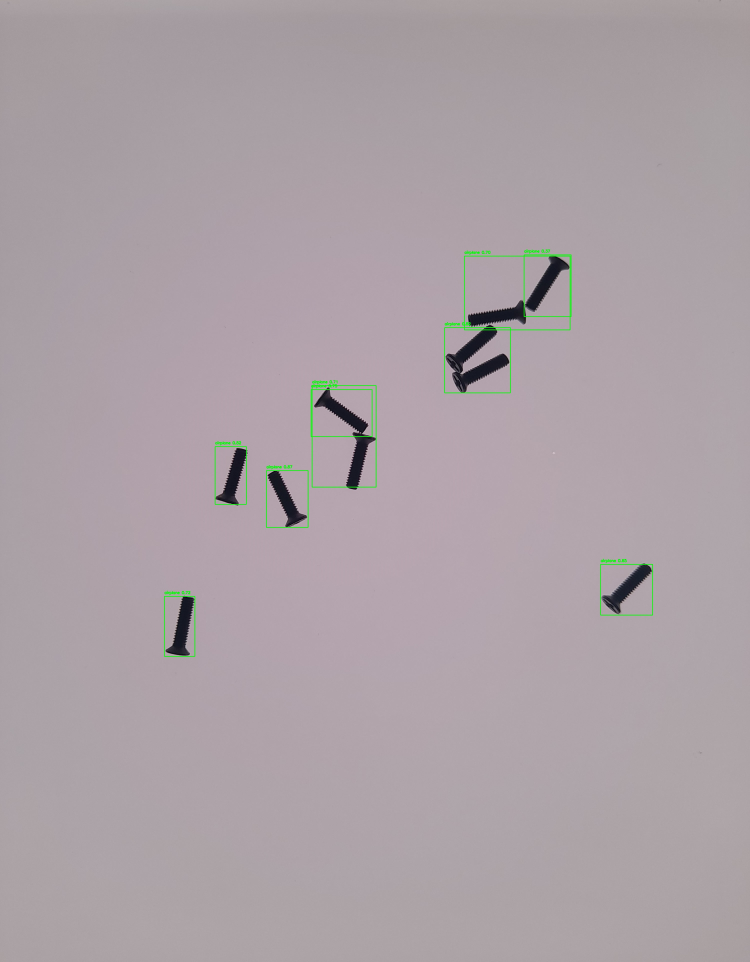
#> input picture M_Bharath_kumar/AI/output.jpg, 3000 x 3848 px (shown at 1/4 size)
$ python -i Non_AI.py   (imports and definitions only)
#> lines starting #> are read from the running program, lines starting #| are printed output that depends on the picture; after the words box and inside, x2 and y2 are one past the last pixel; in counts of white or black regions, pixels touching at a corner belong together

import cv2
import numpy as np
import sys


# added padding with background colour to prevent edge-clipping of objects
def _add_border(img: np.ndarray, size: int = 30) -> np.ndarray:

    bg = img[10, 10].tolist()
    return cv2.copyMakeBorder(img, size, size, size, size,
                              cv2.BORDER_CONSTANT, value=bg)


def _watershed_split(mask: np.ndarray, dist_thresh: float = 0.45) -> int:

    dist = cv2.distanceTransform(mask, cv2.DIST_L2, 5)
    if dist.max() == 0:
        return 1
    _, sure_fg = cv2.threshold(dist, dist_thresh * dist.max(), 255, 0)
    sure_fg    = np.uint8(sure_fg)
    sure_bg    = cv2.dilate(mask, np.ones((3, 3), np.uint8), iterations=2)
    unknown    = cv2.subtract(sure_bg, sure_fg)
    _, markers = cv2.connectedComponents(sure_fg)
    markers    = markers + 1
    markers[unknown == 255] = 0
    bgr        = cv2.cvtColor(mask, cv2.COLOR_GRAY2BGR)
    markers    = cv2.watershed(bgr, markers)
    return len([u for u in np.unique(markers) if u > 1])


def _draw_filled(canvas: np.ndarray, contour, color, alpha: float = 0.35):
    """Semi-transparent filled contour drawn onto canvas in-place."""
    overlay = canvas.copy()
    cv2.drawContours(overlay, [contour], -1, color, -1)
    cv2.addWeighted(overlay, alpha, canvas, 1 - alpha, 0, canvas)


def _classify_and_count(area: float, single_area: float,
                        comp_mask: np.ndarray,
                        ws_dist_thresh: float = 0.45):

    ratio = area / single_area
    if ratio < 1.6:
        return 1, 1
    elif ratio < 4.0:
        return max(2, round(ratio)), 2
    else:
        ws  = _watershed_split(comp_mask, dist_thresh=ws_dist_thresh)
        est = max(2, round(ratio * 0.9))   # slight downward bias
        return max(ws, est), 3


#  SCREW COUNTER
def count_screws(image_path: str,
                 debug_output: str   = None,
                 single_screw_area: int = 3506,
                 min_area: int          = 500,
                 border: int            = 30) -> int:

#> called with image_path = '../../M_Bharath_kumar/AI/output.jpg', single_screw_area = 3506, min_area = 500, border = 30
    raw = cv2.imread(image_path)
#> raw is the input picture: shape (3848, 3000, 3); mean B, G, R 166.2, 160.8, 171.3
    if raw is None:
        raise FileNotFoundError(f"Cannot load: {image_path}")

    img  = _add_border(raw, border)
#> in _add_border, `bg = img[10, 10].tolist()`: bg = [164, 161, 170]
    gray = cv2.cvtColor(img, cv2.COLOR_BGR2GRAY)
    blur = cv2.GaussianBlur(gray, (5, 5), 0)

    # Otsu works well for screws (good contrast, no hollow centre)
    _, thresh = cv2.threshold(
        blur, 0, 255, cv2.THRESH_BINARY_INV + cv2.THRESH_OTSU
    )
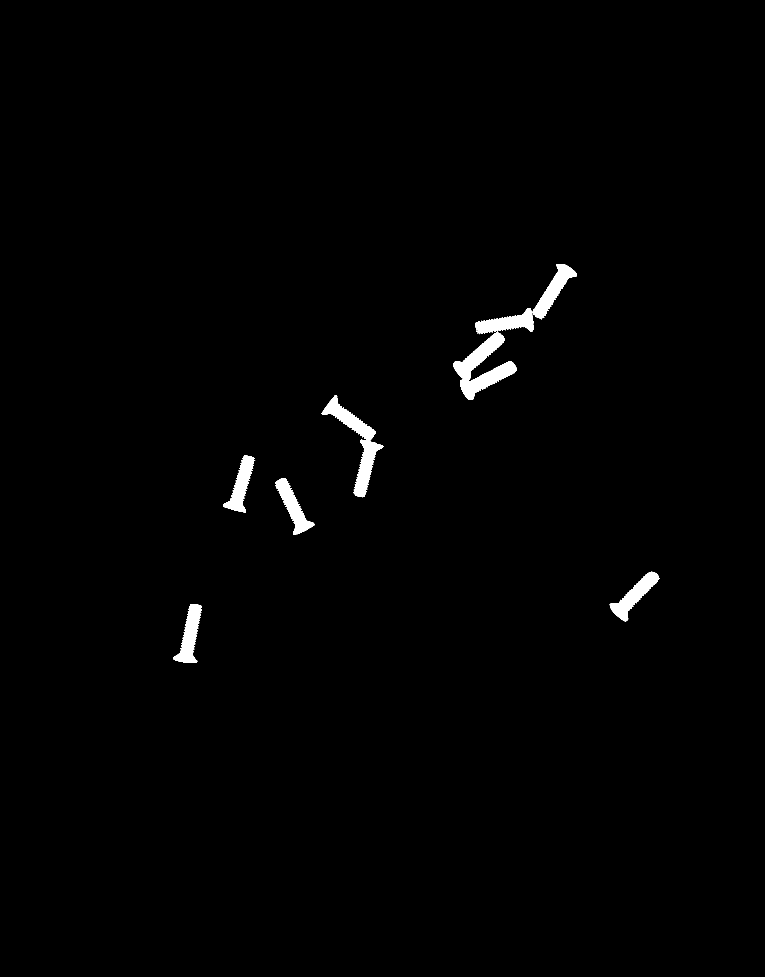
#> thresh: shape (3908, 3060) (shown at 1/4 size); 1% white; 20 white regions (5 under 20 px), largest, box (x1, y1, x2, y2) and area: (1813, 1351, 2067, 1600) 24703, (2129, 1056, 2308, 1277) 12526, (693, 2417, 808, 2652) 12358
    kernel = np.ones((3, 3), np.uint8)
    clean  = cv2.morphologyEx(thresh, cv2.MORPH_OPEN,  kernel, iterations=1)
#> clean: shape (3908, 3060); 0.99% white; 16 white regions (2 under 20 px), largest, box (x1, y1, x2, y2) and area: (1813, 1351, 2067, 1600) 24679, (2129, 1056, 2308, 1277) 12511, (693, 2417, 807, 2652) 12315
    clean  = cv2.morphologyEx(clean,  cv2.MORPH_CLOSE, kernel, iterations=2)
#> clean: shape (3908, 3060); 1% white; 7 white regions, largest, box (x1, y1, x2, y2) and area: (1813, 1330, 2067, 1600) 25473, (1902, 1056, 2308, 1336) 24434, (1287, 1580, 1533, 1988) 22756

    num_labels, labels, stats, _ = cv2.connectedComponentsWithStats(clean, 8)
#> labels: shape (3908, 3060) int32; 8 distinct labels, from 0 to 7
#> num_labels = 8; stats = [[0, 0, 3060, 3908, 11837654], [1902, 1056, 406, 280, 24434], [1813, 1330, 254, 270, 25473], [1287, 1580, 246, 408, 22756], [893, 1822, 127, 230, 11532], [1101, 1914, 157, 224, 11815], [2439, 2289, 198, 197, 12365], [693, 2417, 114, 235, 12451]]

    h_img, w_img = img.shape[:2]
#> h_img = 3908; w_img = 3060
    canvas = img.copy()
    count  = 0

    for i in range(1, num_labels):
        area = stats[i, cv2.CC_STAT_AREA]
        if area < min_area:
            continue

        x  = stats[i, cv2.CC_STAT_LEFT]
        y  = stats[i, cv2.CC_STAT_TOP]
        wb = stats[i, cv2.CC_STAT_WIDTH]
        hb = stats[i, cv2.CC_STAT_HEIGHT]

        # Reject blobs touching image border (vignetting / shadow artefacts)
        margin = 5
        if x < margin or y < margin or x+wb > w_img-margin or y+hb > h_img-margin:
            continue

        comp_mask = ((labels == i) * 255).astype(np.uint8)
        ctrs, _   = cv2.findContours(comp_mask, cv2.RETR_EXTERNAL,
                                      cv2.CHAIN_APPROX_SIMPLE)

        n, tier = _classify_and_count(area, single_screw_area, comp_mask,
                                      ws_dist_thresh=0.45)
        count += n
        color  = (0, 255, 255)

        if ctrs:
            _draw_filled(canvas, ctrs[0], color, alpha=0.30)
#> this loop made 7 passes
#> (area, x, y, wb, hb, ratio in _classify_and_count, n, tier) on passes 4 to 7: (11532, 893, 1822, 127, 230, 3.29, 3, 2), (11815, 1101, 1914, 157, 224, 3.37, 3, 2), (12365, 2439, 2289, 198, 197, 3.53, 4, 2), (12451, 693, 2417, 114, 235, 3.55, 4, 2)
#> (area, x, y, wb, hb, ratio in _classify_and_count, est in _classify_and_count, n) on passes 1 to 3: (24434, 1902, 1056, 406, 280, 6.97, 6, 6), (25473, 1813, 1330, 254, 270, 7.27, 7, 7), (22756, 1287, 1580, 246, 408, 6.49, 6, 6)
#> pass 1, in count_screws, `comp_mask = ((labels == i) * 255).astype(np.uint8)`:
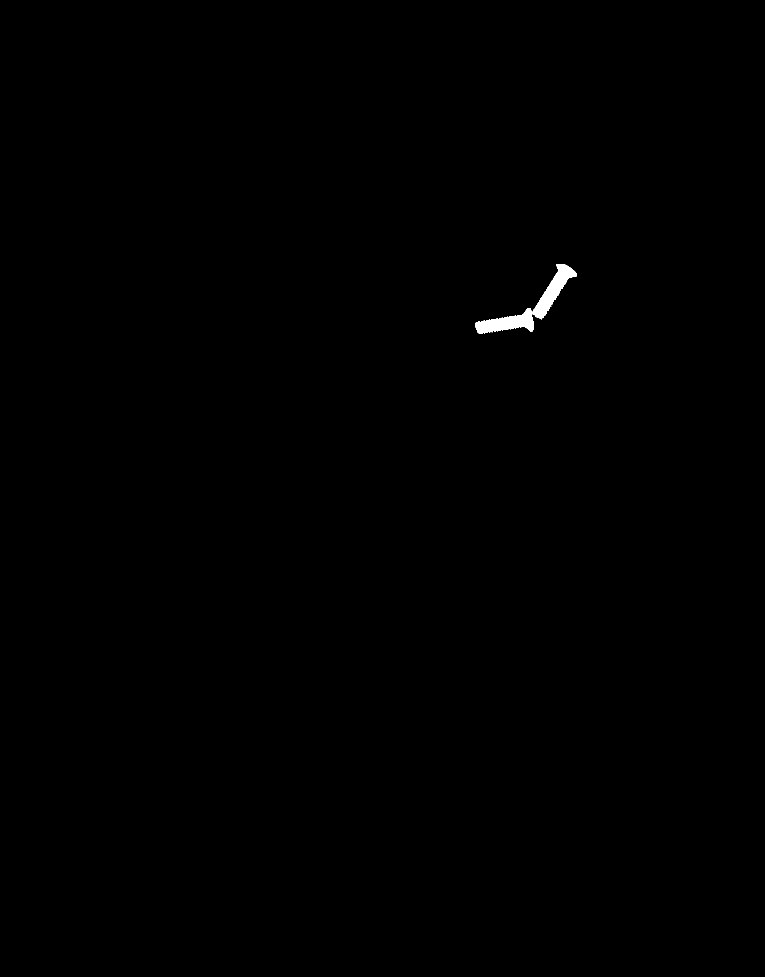
#> comp_mask: shape (3908, 3060) (shown at 1/4 size); 0.2% white; 1 white region, box (x1, y1, x2, y2) and area: (1902, 1056, 2308, 1336) 24434
#> pass 1, in _watershed_split, `_, sure_fg = cv2.threshold(dist, dist_thresh * dist.max(), 255, 0)`:
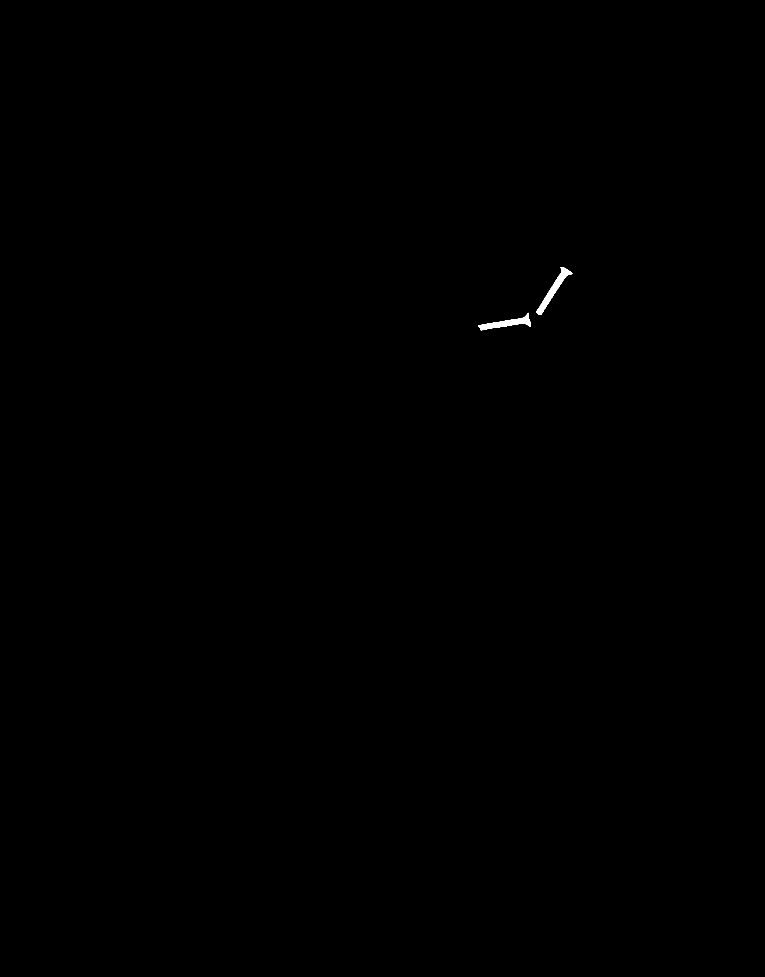
#> sure_fg: shape (3908, 3060) float32 (shown at 1/4 size); 0.08% white; 2 white regions, box (x1, y1, x2, y2) and area: (2146, 1068, 2292, 1260) 5355, (1915, 1251, 2122, 1321) 4724
#> after the loop:
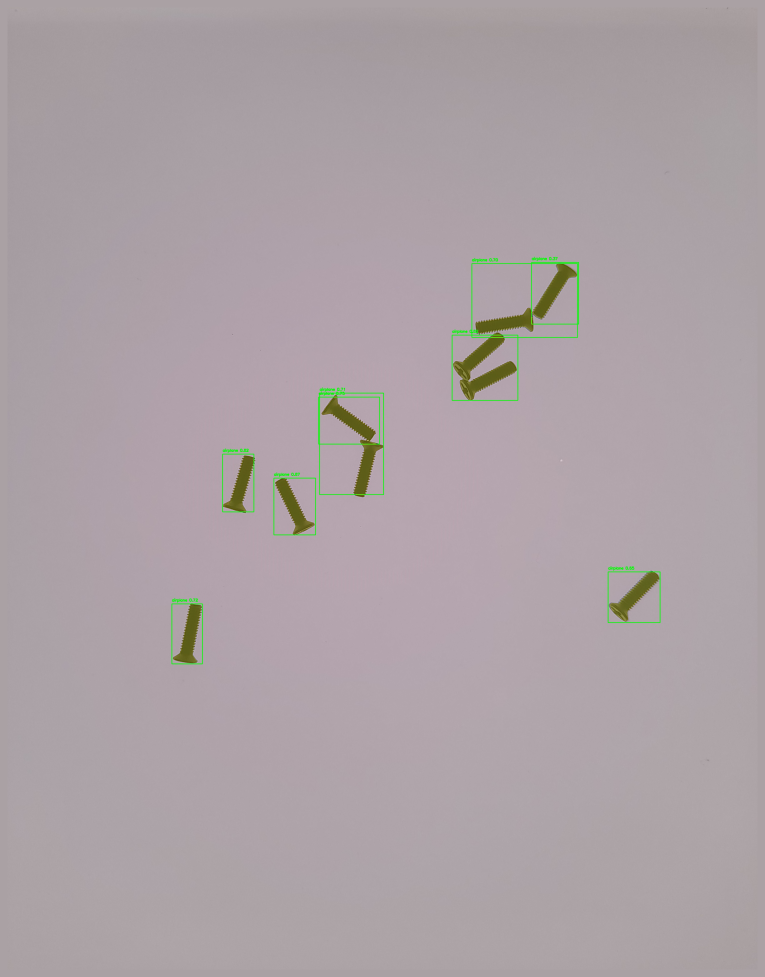
#> canvas: shape (3908, 3060, 3) (shown at 1/4 size); mean B, G, R 166, 161.5, 172
#> after the loop:
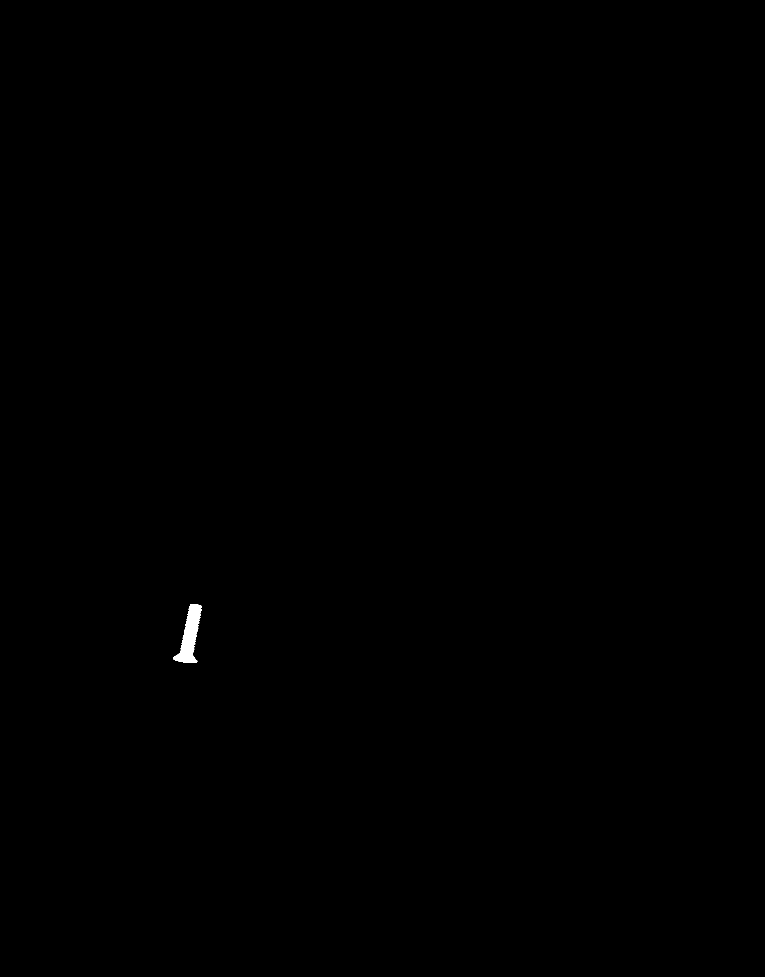
#> comp_mask: shape (3908, 3060) (shown at 1/4 size); 0.1% white; 1 white region, box (x1, y1, x2, y2) and area: (693, 2417, 807, 2652) 12451
#> after the loop, count = 33

    cv2.putText(canvas, f"COUNT: {count}",
                (30, 70), cv2.FONT_HERSHEY_SIMPLEX, 2.0, (0, 0, 220), 5)

    if debug_output:
        h_out = int(1000 * canvas.shape[0] / canvas.shape[1])
        cv2.imwrite(debug_output, cv2.resize(canvas, (1000, h_out)))
        print(f"saved → {debug_output}")

    return count


#  NUT COUNTER

# [126 lines left out: functions count_nuts, calibrate, not called in this run]


#  CLI

# [27 lines not run here, left out]

>>> result = count_screws('../../M_Bharath_kumar/AI/output.jpg')
#> result = 33
